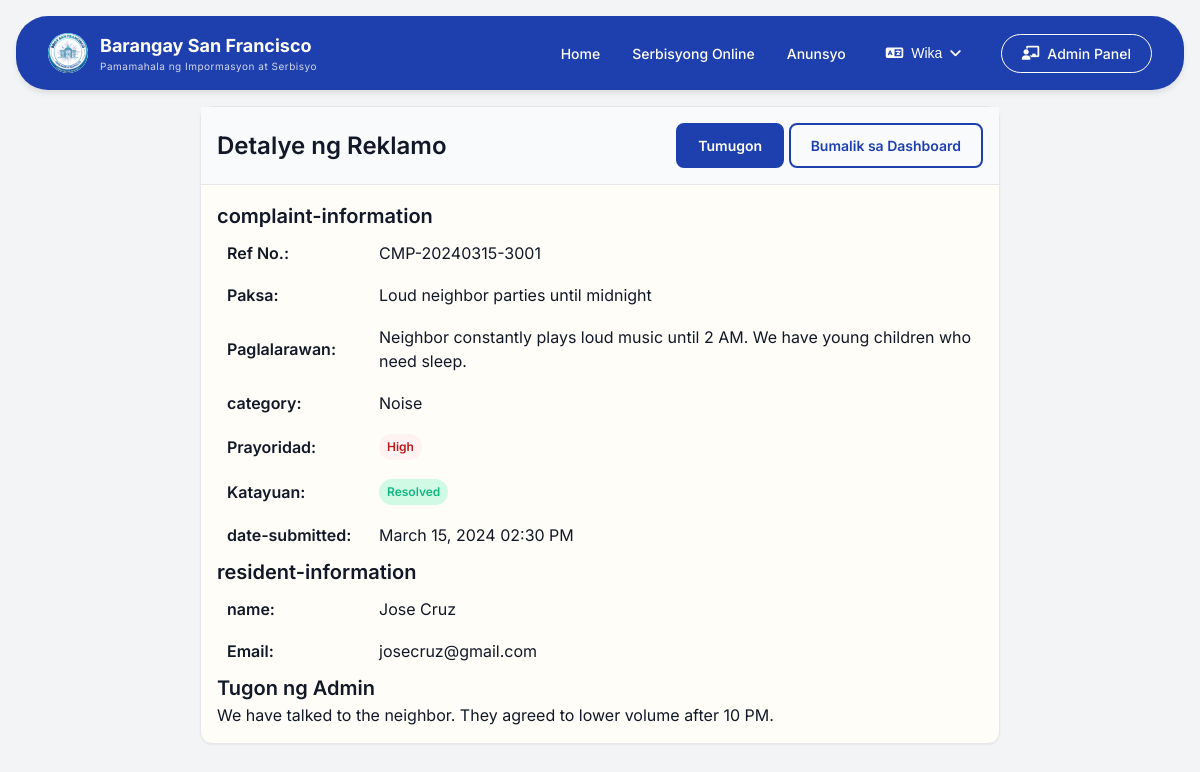
The app's page /pages/admin/complaints/show.php?id=1 (signed in) with its own data.
### tables this page shows
CREATE TABLE IF NOT EXISTS `complaint` (
  `complaint_id` int NOT NULL AUTO_INCREMENT,
  `household_id` int NOT NULL,
  `ref_no` varchar(50) NOT NULL,
  `subject` varchar(200) NOT NULL,
  `description` text NOT NULL,
  `category` enum('noise','waste','peace_order','infrastructure','other') DEFAULT 'other',
  `date_submitted` timestamp NULL DEFAULT CURRENT_TIMESTAMP,
  `status` enum('pending','reviewing','resolved','dismissed') DEFAULT 'pending',
  `priority` enum('low','medium','high') DEFAULT 'medium',
  `admin_response` text,
  PRIMARY KEY (`complaint_id`),
  UNIQUE KEY `ref_no` (`ref_no`),
  KEY `household_id` (`household_id`),
  KEY `idx_complaint_status` (`status`)
);

CREATE TABLE IF NOT EXISTS `resident` (
  `resident_id` int NOT NULL AUTO_INCREMENT,
  `household_id` int NOT NULL,
  `first_name` varchar(50) NOT NULL,
  `last_name` varchar(50) NOT NULL,
  `suffix` varchar(10) DEFAULT NULL,
  `age` int DEFAULT NULL,
  `is_voter` tinyint(1) DEFAULT '0',
  `is_head` tinyint(1) DEFAULT '0',
  `relationship_to_head` varchar(50) DEFAULT NULL,
  `contact_no` varchar(15) DEFAULT NULL,
  `profile_photo_url` varchar(255) DEFAULT NULL,
  PRIMARY KEY (`resident_id`),
  KEY `household_id` (`household_id`)
);

CREATE TABLE IF NOT EXISTS `household` (
  `household_id` int NOT NULL AUTO_INCREMENT,
  `email` varchar(100) NOT NULL,
  `password` varchar(255) NOT NULL,
  `address` text NOT NULL,
  `phase_no` varchar(10) DEFAULT NULL,
  `preferred_language` enum('english','tagalog') DEFAULT 'tagalog',
  `created_at` timestamp NULL DEFAULT CURRENT_TIMESTAMP,
  PRIMARY KEY (`household_id`),
  UNIQUE KEY `email` (`email`),
  KEY `idx_household_email` (`email`)
);

### includes/translations/translations.php (called while the page is built, shortened)
<?php
function __($key) {
    $lang = $_SESSION['lang'] ?? 'tl';
    return $translations[$lang][$key] ?? $key;
}
?>

### pages/admin/complaints/show.php (the view, shortened to what this page needs)
<?php
require_once '../../../includes/core/init.php';
$complaint_id = $_GET['id'] ?? 0;
$sql = "SELECT c.*, h.email, r.first_name, r.last_name
        FROM complaint c
        JOIN household h ON c.household_id = h.household_id
        LEFT JOIN resident r ON h.household_id = r.household_id AND r.is_head = 1
        WHERE c.complaint_id = ?";
$stmt = $conn->prepare($sql);
$stmt->bind_param("i", $complaint_id);
$stmt->execute();
$complaint = $stmt->get_result()->fetch_assoc();
include '../../../includes/layouts/header.php';
?>
<link rel="stylesheet" href="/barangay-residence-system/assets/css/pages/dashboard.css">
<?php include '../../../includes/layouts/navbar.php'; ?>
<main class="container">
    <div class="card detail-container">
        <div class="card-header">
            <h2><?php echo __('complaint-details'); ?></h2>
            <div>
                <a href="/barangay-residence-system/pages/admin/complaints/respond.php?id=<?php echo $complaint['complaint_id']; ?>" class="btn btn-primary"><?php echo __('respond'); ?></a>
                <a href="/barangay-residence-system/pages/dashboard.php" class="btn btn-outline"><?php echo __('back-to-dashboard'); ?></a>
            </div>
        </div>
        <div class="card-body">
            <div class="detail-section">
                <h3><?php echo __('complaint-information'); ?></h3>
                <table class="detail-table">
                    <tr><th><?php echo __('reference-no'); ?>:</th><td><?php echo htmlspecialchars($complaint['ref_no']); ?></td></tr>
                    <tr><th><?php echo __('subject'); ?>:</th><td><?php echo htmlspecialchars($complaint['subject']); ?></td></tr>
                    <tr><th><?php echo __('description'); ?>:</th><td><?php echo nl2br(htmlspecialchars($complaint['description'])); ?></td></tr>
                    <tr><th><?php echo __('category'); ?>:</th><td><?php echo ucfirst($complaint['category']); ?></td></tr>
                    <tr><th><?php echo __('priority'); ?>:</th><td><span class="badge badge-<?php echo $complaint['priority'] == 'high' ? 'red' : ($complaint['priority'] == 'medium' ? 'orange' : 'blue'); ?>"><?php echo ucfirst($complaint['priority']); ?></span></td></tr>
                    <tr><th><?php echo __('status'); ?>:</th><td><span class="badge badge-<?php echo $complaint['status'] == 'resolved' ? 'green' : ($complaint['status'] == 'pending' ? 'orange' : 'blue'); ?>"><?php echo ucfirst($complaint['status']); ?></span></a>
                    <tr><th><?php echo __('date-submitted'); ?>:</th><td><?php echo date('F d, Y h:i A', strtotime($complaint['date_submitted'])); ?></a>
                </table>
            </div>
            <div class="detail-section">
                <h3><?php echo __('resident-information'); ?></h3>
                <table class="detail-table">
                    <tr><th><?php echo __('name'); ?>:</th><td><?php echo htmlspecialchars($complaint['first_name'] . ' ' . $complaint['last_name']); ?></a>
                    <tr><th><?php echo __('email'); ?>:</th><td><?php echo htmlspecialchars($complaint['email']); ?></a>
                </table>
            </div>
            <?php if ($complaint['admin_response']): ?>
            <div class="detail-section">
                <h3><?php echo __('admin-response'); ?></h3>
                <div class="response-box">
                    <p><?php echo nl2br(htmlspecialchars($complaint['admin_response'])); ?></p>
                </div>
            </div>
            <?php endif; ?>
        </div>
    </div>
</main>

### assets/css/pages/dashboard.css (style rules this page uses)
.container { padding: 1rem; }
.detail-table { width: 100%; }
.detail-table th { width: 150px; text-align: left; padding: 0.5rem; font-weight: 600; }
.detail-table td { padding: 0.5rem; }
.detail-container { max-width: 800px; margin: 0 auto; }

### assets/css/base/variables.css (style rules this page uses)
:root { --primary-blue: #1e40af; --primary-blue-dark: #1e3a8a; --primary-blue-light: #3b82f6; --primary-blue-50: #eff6ff; --white: #fffdf7; --gray-50: #f9fafb; --gray-100: #f3f4f6; --gray-200: #e5e7eb; --gray-300: #d1d5db; --gray-400: #9ca3af; --gray-500: #6b7280; --gray-600: #4b5563; --gray-700: #374151; --gray-800: #1f2937; --gray-900: #111827; --error-red: #b91c1c; --error-red-light: #fef2f2; --success-green: #10b981; --success-green-light: #d1fae5; --warning-orange: #f59e0b; --warning-orange-light: #fffbeb; --shadow-sm: 0 1px 2px 0 rgba(0, 0, 0, 0.05); --shadow-md: 0 4px 6px -1px rgba(0, 0, 0, 0.1); --shadow-lg: 0 10px 15px -3px rgba(0, 0, 0, 0.1); --shadow-xl: 0 20px 25px -5px rgba(0, 0, 0, 0.1); --radius-sm: 0.375rem; --radius-md: 0.5rem; --radius-lg: 0.75rem; --radius-xl: 1rem; }

### assets/css/base/typography.css (style rules this page uses)
h2 { font-size: 1.5rem; font-weight: 600; }
h3 { font-size: 1.25rem; font-weight: 600; }

### assets/css/components/buttons.css (style rules this page uses)
.btn { display: inline-block; padding: 0.625rem 1.25rem; border-radius: var(--radius-md); font-weight: 600; font-size: 0.875rem; cursor: pointer; transition: all 0.3s ease; border: none; text-align: center; }
.btn-primary { background-color: var(--primary-blue); border: 2px solid var(--primary-blue); color: var(--white); }
.btn-outline { background-color: transparent; border: 2px solid var(--primary-blue); color: var(--primary-blue); }

### assets/css/components/cards.css (style rules this page uses)
.card { background-color: var(--white); border-radius: var(--radius-lg); box-shadow: var(--shadow-sm); border: 1px solid var(--gray-200); transition: all 0.3s ease; }
.card-header { padding: 1rem; border-bottom: 1px solid var(--gray-200); background-color: var(--gray-50); display: flex; justify-content: space-between; align-items: center; }
.card-body { padding: 1rem; }

### assets/css/components/badges.css (style rules this page uses)
.badge { display: inline-block; padding: 0.25rem 0.5rem; border-radius: 9999px; font-size: 0.75rem; font-weight: 600; }
.badge-green { background-color: var(--success-green-light); color: var(--success-green); }
.badge-red { background-color: var(--error-red-light); color: var(--error-red); }

### records on screen
complaint: ref_no "CMP-20240315-3001", subject "Loud neighbor parties until midnight", description "Neighbor constantly plays loud music until 2 AM. We have young children who need sleep.", category "Noise", priority "High", status "Resolved", date_submitted "March 15, 2024 02:30 PM", resident.first_name+last_name "Jose Cruz", household.email "josecruz@gmail.com", admin_response "We have talked to the neighbor. They agreed to lower volume after 10 PM."

### other values on screen
__('sub-header') "Pamamahala ng Impormasyon at Serbisyo"
__('nav-home') "Home"
__('nav-services') "Serbisyong Online"
__('nav-announcements') "Anunsyo"
__('language') "Wika"
__('admin-dashboard') "Admin Panel"
__('complaint-details') "Detalye ng Reklamo"
__('respond') "Tumugon"
__('back-to-dashboard') "Bumalik sa Dashboard"
__('complaint-information') "complaint-information"
__('reference-no') "Ref No."
__('subject') "Paksa"
__('description') "Paglalarawan"
__('category') "category"
__('priority') "Prayoridad"
